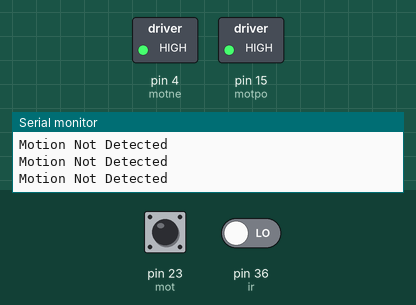
Recording of a sketch running on a simulated Arduino Mega 2560, built with avr-gcc and run on an emulated ATmega2560. Shown: switched loads named in the sketch (green lamp = pin HIGH), the last lines printed to the serial monitor. The inputs (shaded band) are chosen by the test bench; at power-on: pin 23 (mot) LOW, pin 36 (ir) LOW.

Above: at 1.2 s.
1.3 s: pin 23 (mot) driven HIGH
At 2.1 s:
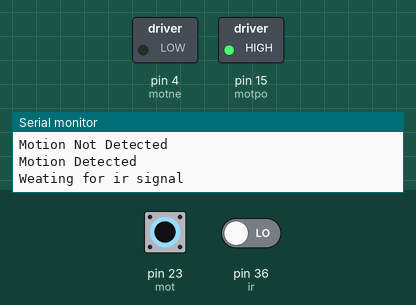
4.3 s: pin 23 (mot) driven LOW
At 4.9 s:
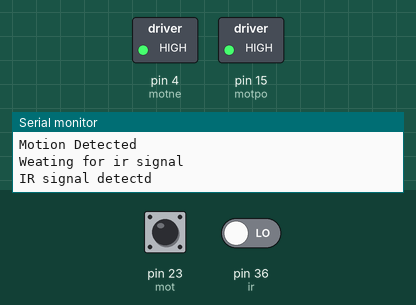
7.3 s: pin 23 (mot) pulsed HIGH 2 times (0.12 s each, 0.3 s apart)
At 10.1 s:
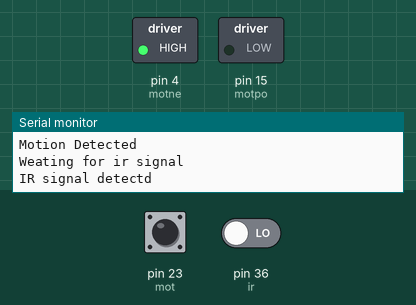
Timing chart, 0 to 11.9 s (numbered marks = the images above; inputs shaded):
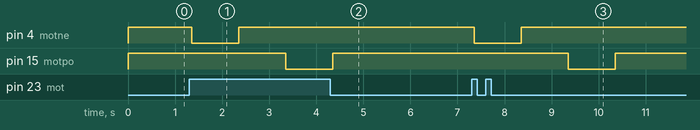

Measured:
- after the input at 1.3 s, pin 4 (motne): HIGH → LOW after 0.05 s, → HIGH 1.0 s later; pin 15 (motpo): HIGH → LOW after 2.1 s
- after the input at 4.3 s, pin 4 (motne): stays HIGH (without the input it goes to LOW after 1.1 s)
- after the input at 7.3 s, pin 4 (motne): HIGH → LOW after 0.06 s, → HIGH 1.0 s later; pin 15 (motpo): HIGH → LOW after 2.1 s, → HIGH 1.0 s later

The sketch:

motion_motor_ir.ino
```cpp
int motpo =15;
int motne =4;
int mot = 23;
int ir = 36;
int value = 0;
int value1 = 0;


void setup()
{
  pinMode(mot, INPUT);
  pinMode(ir, INPUT);
  pinMode(motpo, OUTPUT);
  pinMode(motne, OUTPUT);
  Serial.begin(9600);

}

void loop()
{

  value = digitalRead(mot);

  if(value == 1 )
  {
    Serial.println("Motion Detected");
    Serial.println("Weating for ir signal");
    digitalWrite(motpo,HIGH);
  digitalWrite(motne,LOW);
  delay(1000);
  digitalWrite(motpo,HIGH);
  digitalWrite(motne,HIGH);
  delay(1000);

  rep:
  value1 = digitalRead(ir);
  if(value1==0)
  {
    Serial.println("IR signal detectd");
    digitalWrite(motpo,LOW);
  digitalWrite(motne,HIGH);
  delay(1000);
  digitalWrite(motpo,HIGH);
  digitalWrite(motne,HIGH);
  delay(1000);
    }

  else
  {

    goto rep;
    }
  }
  else
  {
    Serial.println("Motion Not Detected");
  digitalWrite(motpo,HIGH);
  digitalWrite(motne,HIGH);
    }


}
```
